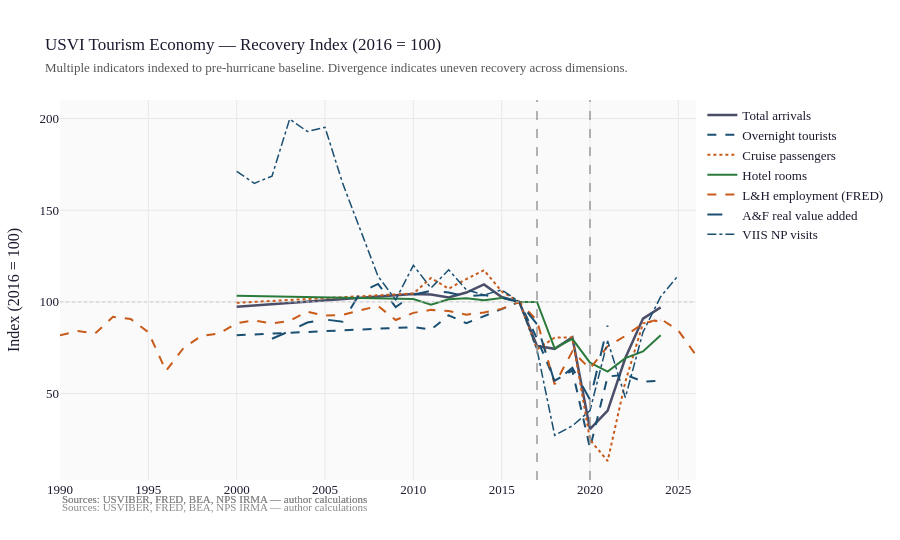

Notebook code cell kept with this figure:
### Markdown cell above
---
## 2. Full Recovery Index Chart

### Code cell
series_styles = [
    ("Total arrivals", PALETTE["total"], "solid", 2.5),
    ("Overnight tourists", PALETTE["tourists"], "dash", 2),
    ("Cruise passengers", PALETTE["cruise"], "dot", 2),
    ("Hotel rooms", PALETTE["rooms"], "solid", 2),
    ("L&H employment (FRED)", PALETTE["employment"], "dash", 2),
    ("A&F real value added", PALETTE["value_added"], "longdash", 2),
    ("VIIS NP visits", PALETTE["nps_viis"], "dashdot", 1.5),
]

fig = go.Figure()
for name, color, dash, width in series_styles:
    if name not in idx_wide.columns:
        continue
    sub = idx_wide[["year", name]].dropna()
    fig.add_trace(
        go.Scatter(
            x=sub["year"],
            y=sub[name],
            mode="lines",
            name=name,
            line=dict(color=color, dash=dash, width=width),
        )
    )

fig.add_hline(
    y=100,
    line=dict(color="#ccc", width=1, dash="dot"),
    annotation_text="2016 = 100",
    annotation_position="right",
    annotation_font=dict(size=10, color="#999"),
)
for x_val, label in [(2017, "Irma & Maria"), (2020, "COVID-19")]:
    fig.add_vline(
        x=x_val,
        line=dict(color="#999", width=1.5, dash="dash"),
        annotation_text=label,
        annotation_position="top",
        annotation_font=dict(size=10, color="#666"),
    )

fig.update_layout(
    title=dict(
        text="USVI Tourism Economy — Recovery Index (2016 = 100)<br>"
        '<span style="font-size:13px;color:#555">Multiple indicators indexed to pre-hurricane baseline. '
        "Divergence indicates uneven recovery across dimensions.</span>",
        font=dict(size=17),
    ),
    yaxis_title="Index (2016 = 100)",
    height=540,
    legend=dict(orientation="v", yanchor="top", y=1, xanchor="left", x=1.01),
    margin=dict(r=180),
    annotations=[
        dict(
            xref="paper",
            yref="paper",
            x=0,
            y=-0.07,
            text='<span style="color:#888;font-size:11px">Sources: USVIBER, FRED, BEA, NPS IRMA — author calculations</span>',
            showarrow=False,
            xanchor="left",
        )
    ],
)
fig.show()

### Figure 1 — Plotly figure (JSON) as saved in the notebook; plotly's stock layout.template omitted (floating-point values rounded to 4 significant figures)
{"data": [{"line": {"color": "#4a4e69", "dash": "solid", "width": 2.5}, "mode": "lines", "name": "Total arrivals", "type": "scatter", "x": [2000, 2010, 2011, 2012, 2013, 2014, 2015, 2016, 2017, 2018, 2019, 2020, 2021, 2022, 2023, 2024], "y": [97.38, 104.4, 104.0, 102.4, 105.1, 109.5, 102.7, 100.0, 76.03, 74.42, 80.75, 30.68, 40.77, 69.4, 90.92, 97.01]}, {"line": {"color": "#1a4f72", "dash": "dash", "width": 2}, "mode": "lines", "name": "Overnight tourists", "type": "scatter", "x": [2000, 2010, 2011, 2012, 2013, 2014, 2015, 2016, 2017, 2018, 2019, 2020, 2021, 2022, 2023, 2024], "y": [81.85, 86.27, 84.88, 92.71, 88.38, 92.05, 96.11, 100.0, 80.1, 57.03, 62.58, 20.3, 59.32, 60.28, 56.6, 56.94]}, {"line": {"color": "#c85a1a", "dash": "dot", "width": 2}, "mode": "lines", "name": "Cruise passengers", "type": "scatter", "x": [2000, 2010, 2011, 2012, 2013, 2014, 2015, 2016, 2017, 2018, 2019, 2020, 2021, 2022, 2023, 2024], "y": [99.53, 104.6, 113.1, 107.2, 112.5, 117.3, 105.7, 100.0, 74.14, 80.53, 80.66, 24.79, 13.25, 56.46, 88.33, 90.04]}, {"line": {"color": "#2a7a3b", "dash": "solid", "width": 2}, "mode": "lines", "name": "Hotel rooms", "type": "scatter", "x": [2000, 2010, 2011, 2012, 2013, 2014, 2015, 2016, 2017, 2018, 2019, 2020, 2021, 2022, 2023, 2024], "y": [103.4, 101.5, 98.43, 101.4, 102.0, 101.0, 102.2, 100.0, 100.0, 74.73, 79.86, 66.88, 61.98, 69.36, 73.0, 81.88]}, {"line": {"color": "#c85a1a", "dash": "dash", "width": 2}, "mode": "lines", "name": "L&H employment (FRED)", "type": "scatter", "x": [1990, 1991, 1992, 1993, 1994, 1995, 1996, 1997, 1998, 1999, 2000, 2001, 2002, 2003, 2004, 2005, 2006, 2007, 2008, 2009, 2010, 2011, 2012, 2013, 2014, 2015, 2016, 2017, 2018, 2019, 2020, 2021, 2022, 2023, 2024, 2025, 2026], "y": [81.8, 84.07, 82.88, 91.87, 90.68, 83.53, 62.41, 74.97, 81.47, 82.77, 88.41, 89.92, 88.19, 89.71, 94.69, 92.52, 92.96, 95.45, 97.83, 90.14, 94.04, 95.67, 95.02, 93.07, 94.26, 96.21, 100.0, 89.92, 55.04, 73.02, 63.6, 75.84, 81.47, 88.3, 90.79, 84.4, 70.93]}, {"line": {"color": "#1a4f72", "dash": "longdash", "width": 2}, "mode": "lines", "name": "A&F real value added", "type": "scatter", "x": [2002, 2003, 2004, 2005, 2006, 2007, 2008, 2009, 2010, 2011, 2012, 2013, 2014, 2015, 2016, 2017, 2018, 2019, 2020, 2021], "y": [79.91, 84.11, 88.79, 90.42, 89.25, 105.1, 109.8, 97.2, 104.0, 106.1, 105.1, 103.0, 103.7, 102.3, 100.0, 87.85, 56.07, 64.02, 46.73, 87.15]}, {"line": {"color": "#1a4f72", "dash": "dashdot", "width": 1.5}, "mode": "lines", "name": "VIIS NP visits", "type": "scatter", "x": [2000, 2001, 2002, 2003, 2004, 2005, 2006, 2007, 2008, 2009, 2010, 2011, 2012, 2013, 2014, 2015, 2016, 2017, 2018, 2019, 2020, 2021, 2022, 2023, 2024, 2025], "y": [171.1, 164.7, 168.6, 199.8, 192.9, 195.2, 164.7, 138.9, 114.0, 101.1, 120.0, 107.6, 117.5, 106.6, 103.8, 106.6, 100.0, 74.0, 27.3, 32.43, 40.73, 78.77, 47.83, 83.55, 102.8, 114.5]}], "layout": {"annotations": [{"font": {"color": "#999", "size": 10}, "showarrow": false, "text": "<span style=\"color:#888;font-size:11px\">Sources: USVIBER, FRED, BEA, NPS IRMA — author calculations</span>", "x": 0, "xanchor": "left", "xref": "paper", "y": -0.07, "yanchor": "middle", "yref": "paper"}, {"font": {"color": "#666", "size": 10}, "showarrow": false, "text": "<span style=\"color:#888;font-size:11px\">Sources: USVIBER, FRED, BEA, NPS IRMA — author calculations</span>", "x": 0, "xanchor": "left", "xref": "paper", "y": -0.07, "yanchor": "bottom", "yref": "paper"}, {"font": {"color": "#666", "size": 10}, "showarrow": false, "text": "<span style=\"color:#888;font-size:11px\">Sources: USVIBER, FRED, BEA, NPS IRMA — author calculations</span>", "x": 0, "xanchor": "left", "xref": "paper", "y": -0.07, "yanchor": "bottom", "yref": "paper"}], "height": 540, "legend": {"orientation": "v", "x": 1.01, "xanchor": "left", "y": 1, "yanchor": "top"}, "margin": {"r": 180}, "shapes": [{"line": {"color": "#ccc", "dash": "dot", "width": 1}, "type": "line", "x0": 0, "x1": 1, "xref": "x domain", "y0": 100, "y1": 100, "yref": "y"}, {"line": {"color": "#999", "dash": "dash", "width": 1.5}, "type": "line", "x0": 2017, "x1": 2017, "xref": "x", "y0": 0, "y1": 1, "yref": "y domain"}, {"line": {"color": "#999", "dash": "dash", "width": 1.5}, "type": "line", "x0": 2020, "x1": 2020, "xref": "x", "y0": 0, "y1": 1, "yref": "y domain"}], "title": {"font": {"size": 17}, "text": "USVI Tourism Economy — Recovery Index (2016 = 100)<br><span style=\"font-size:13px;color:#555\">Multiple indicators indexed to pre-hurricane baseline. Divergence indicates uneven recovery across dimensions.</span>"}, "yaxis": {"title": {"text": "Index (2016 = 100)"}}}}
